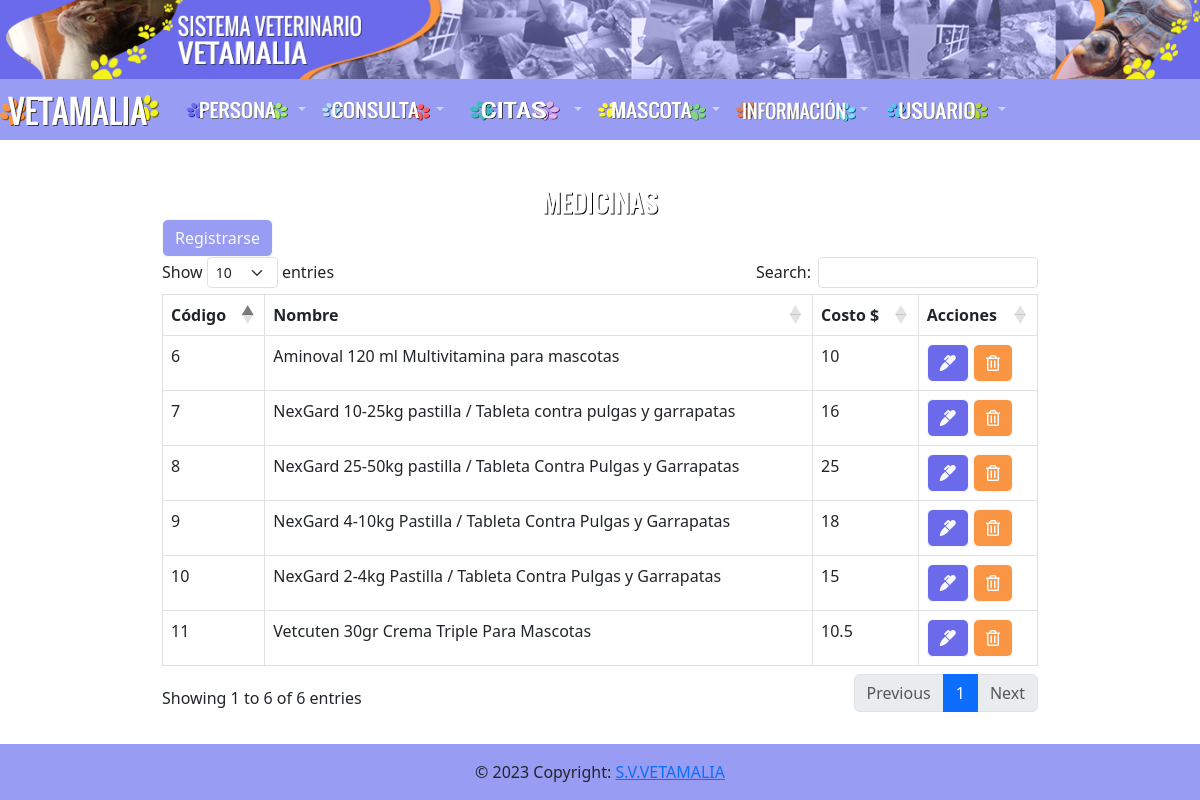
/medicina/medicina.php, run on the app's committed database.
### tables this page shows
CREATE TABLE `medicina` (
  `codigo_medicina` int(150) NOT NULL,
  `nombre_medicina` varchar(150) NOT NULL,
  `costo` float NOT NULL
);

### medicina/medicina.php (the view, shortened to what this page needs)
<?php include("../database/db.php");?>
<?php include("../include/headers.php")?>
<div class="container p-4">
    <div class="row">
        <div class="col-md-10 mx-auto" style="width: 900px; margin-top: 20px !important; margin-bottom: 40px !important;">
            <img src="../img/Medicinas.png" class="rounded mx-auto d-block" width="160" height="35"></a>
            <a href="registrar.php" class="btn btn-outline-light" type="button" style="background-color: #989cf3">Registrarse</a>
            <table class="table table-bordered" id="example">
                <thead>
                    <tr>
                        <th>Código</th>
                        <th>Nombre</th>
                        <th>Costo $</th>
                        <th>Acciones</th>
                    </tr>
                </thead>
                <tbody>
                    <?php
                    $query = "SELECT * FROM medicina";
                    $result = mysqli_query($conn,$query);
                    while($row =mysqli_fetch_array($result)) {?>
                        <tr>
                            <td><?php echo $row['codigo_medicina']?></td>
                            <td><?php echo $row['nombre_medicina']?></td>
                            <td><?php echo $row['costo']?></td>
                            <td>
                                <a href="edit.php?id=<?php echo $row['codigo_medicina']?>" class="btn btn-outline-light" type="button" style="background-color: #6a6aeb"  onclick="return  ConfirmarEditar()">
                                    <i class="fas fa-marker"></i>
                                </a>
                                <a href="delete.php?id=<?php echo $row['codigo_medicina']?>" class="btn btn-outline-light" type="button" style="background-color: #fa9543" onclick="return ConfirmarEliminar()">
                                <i class="far fa-trash-alt"></i>
                                </a>
                            </td>
                        </tr>
                    <?php }?>
                </tbody>
            </table>
        </div>
    </div>
</div>
<?php include("../include/footer.php")?>

### data on the page
medicina: codigo_medicina "6", nombre_medicina "Aminoval 120 ml Multivitamina para mascotas", costo "10"
medicina: codigo_medicina "7", nombre_medicina "NexGard 10-25kg pastilla / Tableta contra pulgas y garrapatas", costo "16"
medicina: codigo_medicina "8", nombre_medicina "NexGard 25-50kg pastilla / Tableta Contra Pulgas y Garrapatas", costo "25"
medicina: codigo_medicina "9", nombre_medicina "NexGard 4-10kg Pastilla / Tableta Contra Pulgas y Garrapatas", costo "18"
medicina: codigo_medicina "10", nombre_medicina "NexGard 2-4kg Pastilla / Tableta Contra Pulgas y Garrapatas", costo "15"
medicina: codigo_medicina "11", nombre_medicina "Vetcuten 30gr Crema Triple Para Mascotas", costo "10.5"
